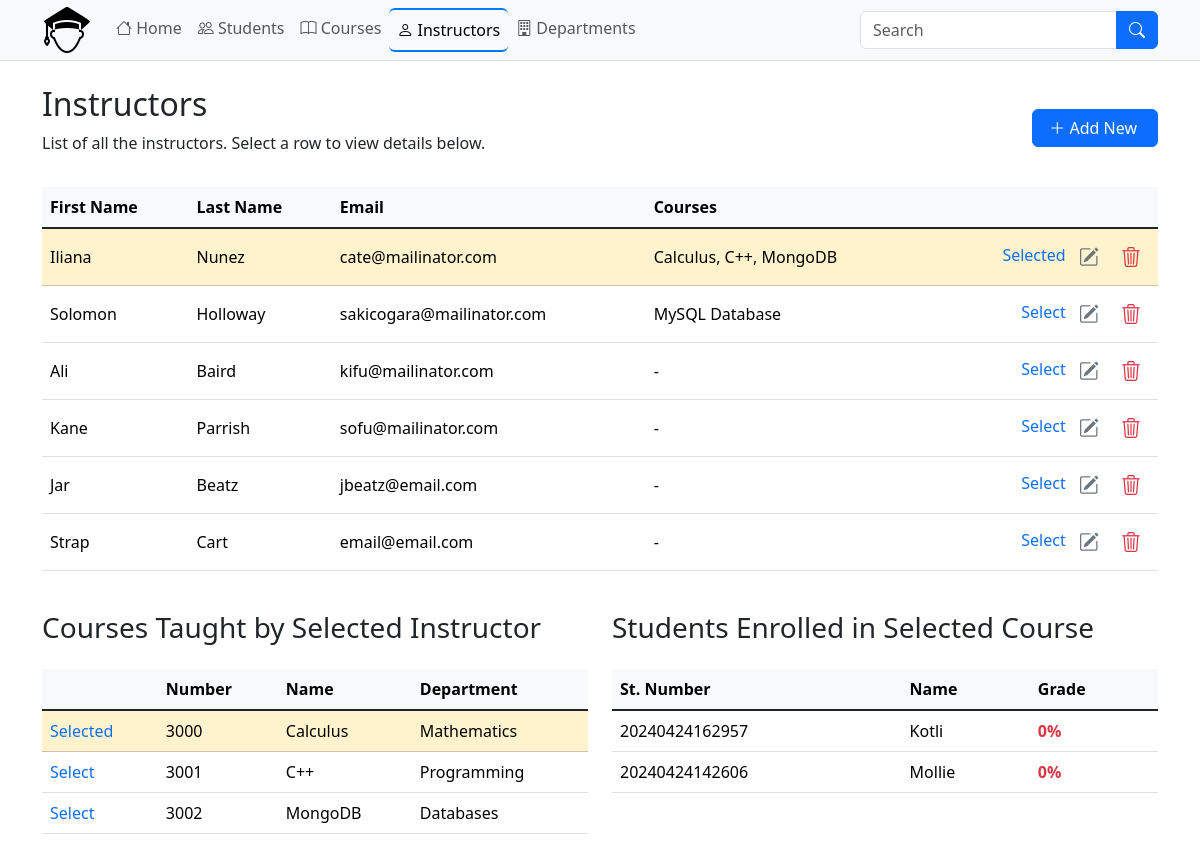
The app's page /instructors.php?instructorId=11&courseId=1, older data.
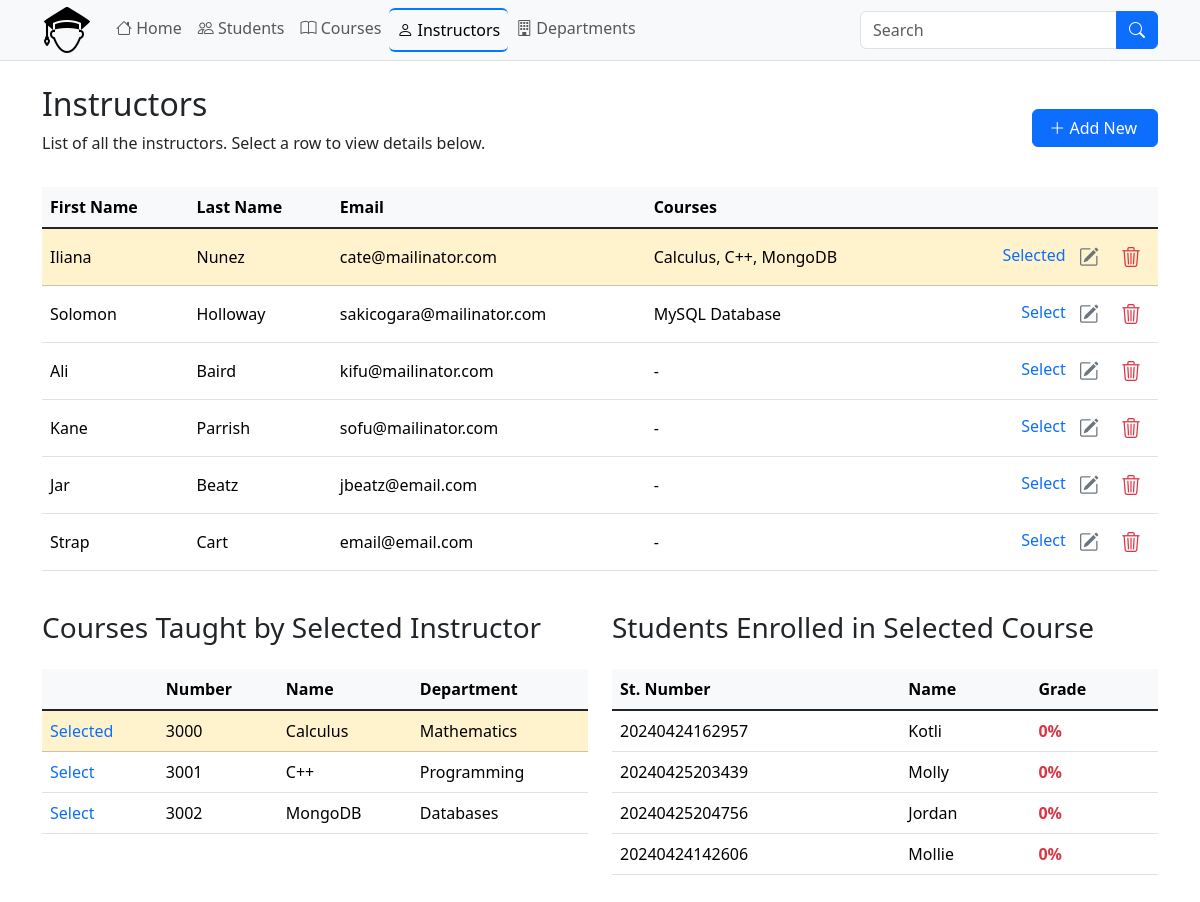
The same page, newer data.
### tables this page shows
CREATE TABLE `instructors` (
  `instructor_id` int(11) NOT NULL,
  `first_name` varchar(50) DEFAULT NULL,
  `last_name` varchar(50) DEFAULT NULL,
  `email` varchar(100) DEFAULT NULL,
  `created_at` timestamp NOT NULL DEFAULT current_timestamp(),
  `updated_at` timestamp NOT NULL DEFAULT current_timestamp() ON UPDATE current_timestamp()
);

CREATE TABLE `courses` (
  `course_id` int(11) NOT NULL,
  `course_number` int(11) NOT NULL,
  `course_name` varchar(100) DEFAULT NULL,
  `credits` int(11) NOT NULL,
  `instructor_id` int(11) DEFAULT NULL,
  `department_id` int(11) DEFAULT NULL,
  `created_at` timestamp NOT NULL DEFAULT current_timestamp(),
  `updated_at` timestamp NOT NULL DEFAULT current_timestamp() ON UPDATE current_timestamp()
);

CREATE TABLE `departments` (
  `department_id` int(11) NOT NULL,
  `department_name` varchar(100) DEFAULT NULL,
  `salary` float(10,2) DEFAULT NULL,
  `start_date` date DEFAULT NULL,
  `instructor_id` int(11) DEFAULT NULL,
  `created_at` timestamp NOT NULL DEFAULT current_timestamp(),
  `updated_at` timestamp NOT NULL DEFAULT current_timestamp() ON UPDATE current_timestamp()
);

CREATE TABLE `enrollments` (
  `enrollment_id` int(11) NOT NULL,
  `student_number` bigint(20) DEFAULT NULL,
  `course_id` int(11) DEFAULT NULL,
  `created_at` timestamp NOT NULL DEFAULT current_timestamp(),
  `updated_at` timestamp NOT NULL DEFAULT current_timestamp() ON UPDATE current_timestamp()
);

CREATE TABLE `students` (
  `student_number` bigint(20) NOT NULL,
  `first_name` varchar(256) DEFAULT NULL,
  `last_name` varchar(256) DEFAULT NULL,
  `age` tinyint(4) DEFAULT NULL,
  `gender` varchar(10) DEFAULT NULL,
  `email` varchar(100) DEFAULT NULL,
  `enrollment_date` date NOT NULL,
  `created_at` timestamp NOT NULL DEFAULT current_timestamp(),
  `updated_at` timestamp NOT NULL DEFAULT current_timestamp() ON UPDATE current_timestamp()
);

### classes/Db.php (called while the page is built, shortened)
<?php
class DB
{
    private $hostName = 'localhost';
    private $dbUser = 'root';
    private $dbPass = '';
    private $dbName = 'student_management_system';
    private $options = [];
    protected $conn;
    public function __construct()
    {
        if (!isset($this->conn)) {
            try {
                $this->conn = new PDO("mysql:host=" . $this->hostName . "; dbname=" . $this->dbName, $this->dbUser, $this->dbPass, $this->options);
            } catch (PDOException $e) {
                die($e->getMessage());
            }
        }
        return $this->conn;
    }
}

### classes/Instructor.php (called while the page is built, shortened)
<?php
include_once 'Db.php';
class Instructor extends DB
{
    public function getInstructors()
    {
        try {
            $stmt = $this->conn->prepare(
                "SELECT i.instructor_id, i.first_name, i.last_name, i.email,
                    GROUP_CONCAT(c.course_name SEPARATOR ', ') AS courses_taught
                FROM instructors i
                LEFT JOIN courses c ON i.instructor_id = c.instructor_id
                GROUP BY i.instructor_id, i.first_name, i.last_name, i.email
                ORDER BY i.instructor_id DESC"
            );
            $stmt->execute();
            return $stmt->fetchAll(PDO::FETCH_ASSOC);
        } catch (PDOException $e) {
            $this->output = $e->getMessage();
            return $this->output;
        }
    }
    public function getInstructorCourses($data)
    {
        try {
            $id = $data['instructorId'];
            $stmt = $this->conn->prepare(
                "SELECT c.course_id, c.course_number, c.course_name,
                        d.department_name
                FROM courses c
                LEFT JOIN departments d
                ON c.department_id = d.department_id
                WHERE c.instructor_id = ?"
            );
            $stmt->execute([$id]);
            return $stmt->fetchAll(PDO::FETCH_ASSOC);
        } catch (PDOException $e) {
            $this->output = $e->getMessage();
            return $this->output;
        }
    }
    public function getCourseStudents($data)
    {
        try {
            $id = $data['courseId'];
            $stmt = $this->conn->prepare(
                "SELECT s.student_number, s.first_name,
                        e.enrollment_id,
                        g.grade
                FROM students s
                LEFT JOIN enrollments e
                ON s.student_number = e.student_number
                LEFT JOIN grades g
                ON e.enrollment_id = g.enrollment_id
                WHERE e.course_id = ?"
            );
            $stmt->execute([$id]);
            return $stmt->fetchAll(PDO::FETCH_ASSOC);
        } catch (PDOException $e) {
            $this->output = $e->getMessage();
            return $this->output;
        }
    }
}

### instructors.php (the view, shortened to what the changed rows need)
<?php
include_once './classes/Instructor.php';
$instructors = new Instructor();
?>
<?php include './includes/header.php'; ?>
<div class="container pb-5 mb-5">
    <div class="row">
        <div class="col-12">
            <div class="d-flex align-items-center justify-content-between mt-4 mb-3">
                <div>
                    <h2>Instructors</h2>
                </div>
            </div>
            <div class="table-responsive">
                <table class="table table-hover">
                    <thead>
                        <tr class="table-light">
                            <th scope="col">First Name</th>
                            <th scope="col">Last Name</th>
                            <th scope="col">Email</th>
                            <th scope="col">Courses</th>
                            <th scope="col"></th>
                        </tr>
                    </thead>
                    <tbody class="table-group-divider">
                        <?php if (!empty($instructors->getInstructors())) : ?>
                            <?php foreach ($instructors->getInstructors() as $instructor) : ?>
                                <?php
                                $selectedRow = "";
                                if (isset($_GET['instructorId']) && $instructor['instructor_id'] == $_GET['instructorId']) {
                                    $selectedRow = "table-warning";
                                }
                                ?>
                                <tr class="<?= $selectedRow ?>">
                                    <td class="align-middle"><?= $instructor['first_name'] ?></td>
                                    <td class="align-middle"><?= $instructor['last_name'] ?></td>
                                    <td class="align-middle"><?= $instructor['email'] ?></td>
                                    <td class="align-middle">
                                        <?= !empty($instructor['courses_taught']) ? $instructor['courses_taught'] : '-' ?>
                                    </td>
                                    <td class="text-end align-middle text-nowrap">
                                        <a href="?instructorId=<?= $instructor['instructor_id'] ?>" title="View Instructor Details" class="text-decoration-none">
                                            <?= isset($_GET['instructorId']) && $_GET['instructorId'] == $instructor['instructor_id'] ? 'Selected' : 'Select'; ?>
                                        </a>
                                        <a href="update-instructor.php?instructorId=<?= $instructor['instructor_id'] ?>" title="Edit Instructor" class="btn btn-transparent btn-sm text-secondary">
                                            <i class="bi bi-pencil-square fs-5"></i>
                                        </a>
                                        <a href="delete-instructor.php?instructorId=<?= $instructor['instructor_id'] ?>" title="Delete Instructor" class="btn btn-transparent btn-sm text-danger">
                                            <i class="bi bi-trash3 fs-5"></i>
                                        </a>
                                    </td>
                                </tr>
                            <?php endforeach; ?>
                        <?php else : ?>
                            <tr>
                                <td colspan="9" class="text-center">There are no instructors in the database.</td>
                            </tr>
                        <?php endif; ?>
                    </tbody>
                </table>
            </div>
            <?php if (isset($_GET['instructorId']) && !empty($instructors->getInstructors())) : ?>
                <div class="row row-cols-1 row-cols-md-2 mt-4">
                    <div class="col">
                        <div class="table-responsive mt-4">
                            <table class="table table-hover">
                                <thead>
                                    <tr class="table-light">
                                        <th scope="col"></th>
                                        <th scope="col">Number</th>
                                        <th scope="col">Name</th>
                                        <th scope="col">Department</th>
                                    </tr>
                                </thead>
                                <tbody class="table-group-divider">
                                    <?php if (!empty(isset($_GET['instructorId']) && $instructors->getInstructorCourses($_GET))) : ?>
                                        <?php foreach ($instructors->getInstructorCourses($_GET) as $course) : ?>
                                            <?php
                                            $courseSelectedRow = "";
                                            if (isset($_GET['courseId']) && $course['course_id'] == $_GET['courseId']) {
                                                $courseSelectedRow = "table-warning";
                                            }
                                            ?>
                                            <tr class="<?= $courseSelectedRow ?>" id="course<?= $course['course_id'] ?>">
                                                <td class="align-middle text-nowrap">
                                                    <a href="?instructorId=<?= $_GET['instructorId'] ?>&courseId=<?= $course['course_id'] ?>" title="View Course Details" class="text-decoration-none">
                                                        <?= isset($_GET['courseId']) && $_GET['courseId'] == $course['course_id'] ? 'Selected' : 'Select'; ?>
                                                    </a>
                                                </td>
                                                <td class="align-middle"><?= $course['course_number'] ?></td>
                                                <td class="align-middle"><?= $course['course_name'] ?></td>
                                                <td class="align-middle"><?= $course['department_name'] ?></td>
                                            </tr>
                                        <?php endforeach; ?>
                                    <?php else : ?>
                                        <tr>
                                            <td colspan="9" class="text-center">There are no courses for selected instructor.</td>
                                        </tr>
                                    <?php endif; ?>
                                </tbody>
                            </table>
                        </div>
                    </div>
                    <?php if (!empty(isset($_GET['courseId']) && $instructors->getInstructorCourses($_GET))) : ?>
                        <div class="col">
                            <div class="table-responsive mt-4">
                                <table class="table table-hover">
                                    <thead>
                                        <tr class="table-light">
                                            <th scope="col">St. Number</th>
                                            <th scope="col">Name</th>
                                            <th scope="col">Grade</th>
                                        </tr>
                                    </thead>
                                    <tbody class="table-group-divider">
                                        <?php if (!empty(isset($_GET['courseId']) && $instructors->getCourseStudents($_GET))) : ?>
                                            <?php foreach ($instructors->getCourseStudents($_GET) as $student) : ?>
                                                <?php
                                                $gradeClass = '';
                                                if ($student['grade'] <= 39) {
                                                    $gradeClass = 'danger';
                                                } elseif ($student['grade'] > 39 && $student['grade'] < 50) {
                                                    $gradeClass = 'warning';
                                                } else {
                                                    $gradeClass = 'success';
                                                } ?>
                                                <tr>
                                                    <td class="align-middle"><?= $student['student_number'] ?></td>
                                                    <td class="align-middle"><?= $student['first_name'] ?></td>
                                                    <td class="align-middle text-<?= $gradeClass ?> fw-bold">
                                                        <?= !empty($student['grade']) ? $student['grade'] : 0 ?>%
                                                    </td>
                                                </tr>
                                            <?php endforeach; ?>
                                        <?php else : ?>
                                            <tr>
                                                <td colspan="9" class="text-center">There are no students enrolled for selected course.</td>
                                            </tr>
                                        <?php endif; ?>
                                    </tbody>
                                </table>
                            </div>
                        </div>
                    <?php endif; ?>
                </div>
            <?php endif; ?>
        </div>
    </div>
</div>
<?php include './includes/footer.php'; ?>

Row changes from the older to the newer data that the page shows:
added enrollments: student_number.student_number "20240425203439", student_number.first_name "Molly"
added enrollments: student_number.student_number "20240425204756", student_number.first_name "Jordan"
